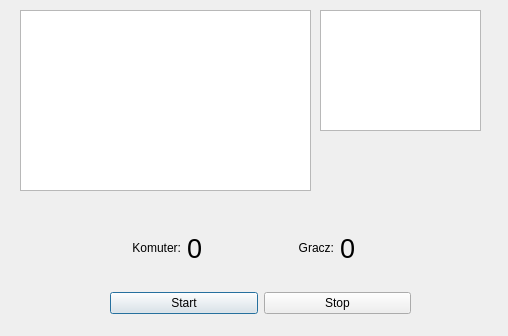
<?xml version="1.0" encoding="UTF-8"?>
<ui version="4.0">
 <class>Game</class>
 <widget class="QDialog" name="Game">
  <property name="geometry">
   <rect>
    <x>0</x>
    <y>0</y>
    <width>508</width>
    <height>336</height>
   </rect>
  </property>
  <property name="windowTitle">
   <string>RockPaperScissors</string>
  </property>
  <widget class="QGraphicsView" name="computer">
   <property name="geometry">
    <rect>
     <x>20</x>
     <y>10</y>
     <width>291</width>
     <height>181</height>
    </rect>
   </property>
  </widget>
  <widget class="QWidget" name="verticalLayoutWidget">
   <property name="geometry">
    <rect>
     <x>110</x>
     <y>210</y>
     <width>301</width>
     <height>104</height>
    </rect>
   </property>
   <layout class="QVBoxLayout" name="verticalLayout">
    <item>
     <layout class="QHBoxLayout" name="horizontalLayout">
      <item>
       <widget class="QLabel" name="label_3">
        <property name="text">
         <string>Komuter:</string>
        </property>
        <property name="alignment">
         <set>Qt::AlignRight|Qt::AlignTrailing|Qt::AlignVCenter</set>
        </property>
       </widget>
      </item>
      <item>
       <widget class="QLabel" name="score_computer">
        <property name="font">
         <font>
          <pointsize>20</pointsize>
         </font>
        </property>
        <property name="text">
         <string>0</string>
        </property>
       </widget>
      </item>
      <item>
       <widget class="QLabel" name="label_2">
        <property name="text">
         <string>Gracz:</string>
        </property>
        <property name="alignment">
         <set>Qt::AlignRight|Qt::AlignTrailing|Qt::AlignVCenter</set>
        </property>
       </widget>
      </item>
      <item>
       <widget class="QLabel" name="score_player">
        <property name="font">
         <font>
          <pointsize>20</pointsize>
         </font>
        </property>
        <property name="text">
         <string>0</string>
        </property>
       </widget>
      </item>
     </layout>
    </item>
    <item>
     <layout class="QHBoxLayout" name="horizontalLayout_2">
      <item>
       <widget class="QPushButton" name="Start">
        <property name="text">
         <string>Start</string>
        </property>
       </widget>
      </item>
      <item>
       <widget class="QPushButton" name="Stop">
        <property name="text">
         <string>Stop</string>
        </property>
       </widget>
      </item>
     </layout>
    </item>
   </layout>
  </widget>
  <widget class="QGraphicsView" name="player">
   <property name="geometry">
    <rect>
     <x>320</x>
     <y>10</y>
     <width>161</width>
     <height>121</height>
    </rect>
   </property>
  </widget>
  <widget class="QLabel" name="result">
   <property name="geometry">
    <rect>
     <x>320</x>
     <y>130</y>
     <width>161</width>
     <height>31</height>
    </rect>
   </property>
   <property name="font">
    <font>
     <weight>75</weight>
     <bold>true</bold>
    </font>
   </property>
   <property name="text">
    <string/>
   </property>
   <property name="alignment">
    <set>Qt::AlignCenter</set>
   </property>
  </widget>
 </widget>
 <resources/>
 <connections/>
</ui>
